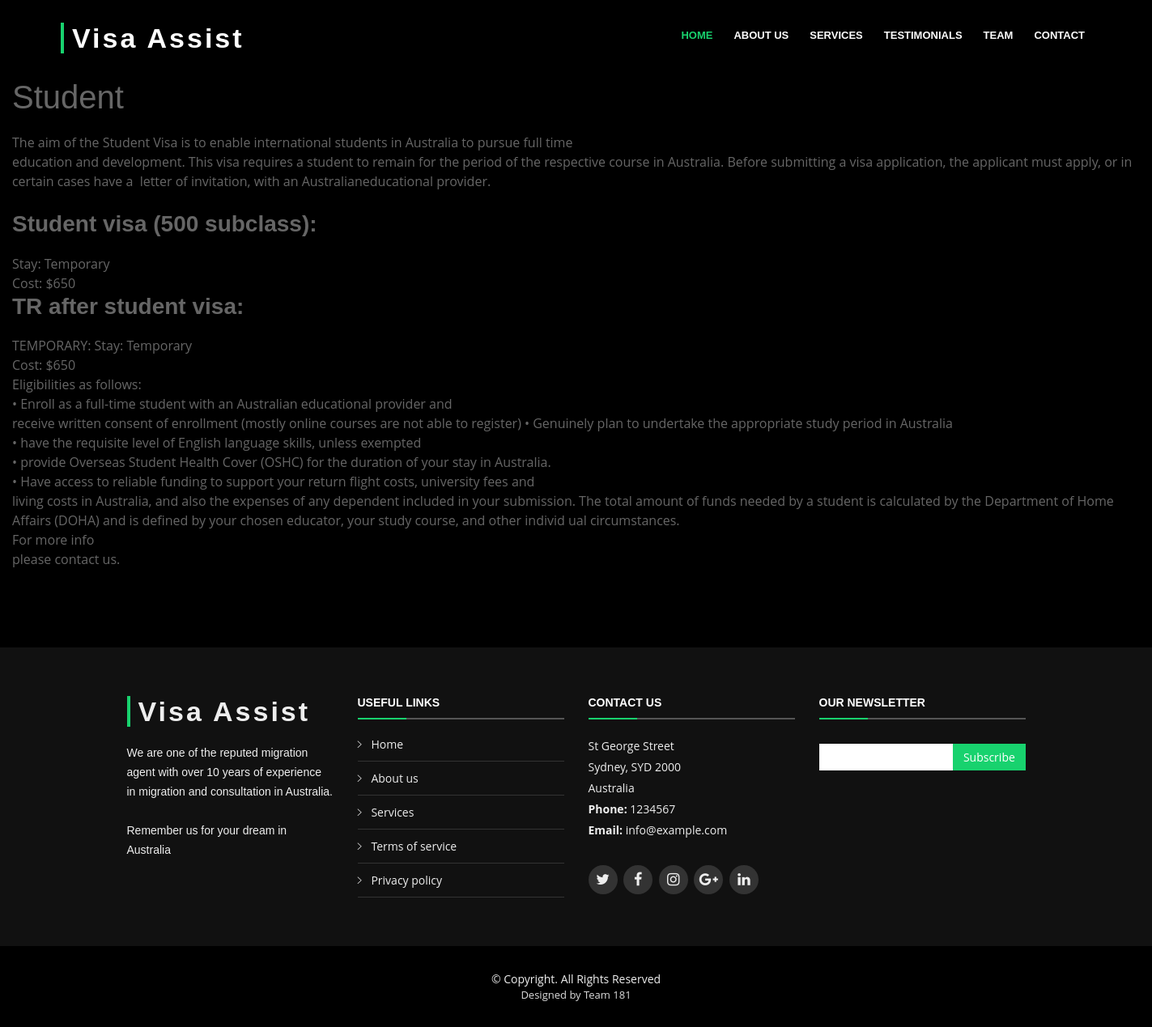
/form.php?category_id=1, run on the app's committed database.
### tables this page shows
CREATE TABLE `categories` (
  `id` int(11) NOT NULL,
  `name` varchar(255) NOT NULL,
  `descriptions` text NOT NULL,
  `eligible_min_points` int(11) NOT NULL,
  `status` tinyint(4) NOT NULL DEFAULT 1,
  `shortDescription` varchar(255) DEFAULT NULL
);

### classes/Database.php (called while the page is built, shortened)
<?php
class Database
{
    public function __construct()
    {
        $servername = "localhost";
        $username = "root";
        $password = "";
        try
        {
            $this->connection = new PDO("mysql:host=$servername;dbname=project1", $username, $password);
        }
        catch (PDOException $e)
        {
            echo "Connection failed: " . $e->getMessage();
        }
    }
}
?>

### classes/Category.php (called while the page is built, shortened)
<?php
class Category extends Database
{
    function getCategoryById($id)
    {
        $sql = "SELECT * FROM categories WHERE id=$id";
        $statement = $this->connection->query($sql);
        $categorie = $statement->fetch();
        return $categorie;
    }
}

### form.php (the view, shortened to what this page needs)
<?php
require_once "classes/Database.php";
require_once "classes/Category.php";
$categoryObj = new Category();
?>
<!DOCTYPE html>
<html lang="en">
<head>
    <link href="assets/script/bootstrap/css/bootstrap.min.css" rel="stylesheet">
    <link href="assets/script/font-awesome/css/font-awesome.min.css" rel="stylesheet">
    <link href="assets/script/ionicons/css/ionicons.min.css" rel="stylesheet">
    <link href="assets/script/animate.css/animate.min.css" rel="stylesheet">
    <link href="assets/script/venobox/venobox.css" rel="stylesheet">
    <link href="assets/script/owl.carousel/assets/owl.carousel.min.css" rel="stylesheet">
    <link href="assets/css/style.css" rel="stylesheet">
</head>
<?php require_once 'includes/header.php'?>
<body>
    <section id="intro">
    <div class="intro-container">
        <div class="container-fluid">
<?php
if(isset($_GET['category_id']) && $_GET['category_id'] > 0)
{
    $categoryId =   (int) $_GET['category_id'];
    $category = $categoryObj->getCategoryById($categoryId);
    ?>
    <br ><br ><br ><br >
            <h1>  <?php echo $category['name']?></h1>
            <?php echo $category['descriptions']?>
    <br ><br ><br ><br >
    <?php
}
?>
    </div>
    </section>
<?php require_once 'includes/footer.php'?>
</body>
</html>

### includes/header.php
<header id="header">
    <div class="container-fluid">
        <div id="logo" class="pull-left">
            <h1><a href="index.php" class="scrollto">Visa Assist</a></h1>
        </div>
        <nav id="nav-menu-container">
            <ul class="nav-menu">
                <li class="menu-active"><a href="index.php">Home</a></li>
                <li><a href="about.php">About Us</a></li>
                <li><a href="index.php">Services</a></li>
                <li><a href="testimonials.php">Testimonials</a></li>
                <li><a href="team.php">Team</a></li>
                <li><a href="contact.php">Contact</a></li>
            </ul>
        </nav>
    </div>
</header>

### includes/footer.php (shortened to what this page needs)
<?php
require_once "classes/Database.php";
require_once "classes/Category.php";
?>
<footer id="footer">
    <div class="footer-top">
        <div class="container">
            <div class="row">
                <div class="col-lg-3 col-md-6 footer-info">
                    <h3>Visa Assist</h3>
                    <p>We are one of the reputed migration agent with over 10 years of experience in migration and consultation in Australia.<br><br>Remember us for your dream in Australia</p>
                </div>
                <div class="col-lg-3 col-md-6 footer-links">
                    <h4>Useful Links</h4>
                    <ul>
                        <li><i class="ion-ios-arrow-right"></i> <a href="index.php">Home</a></li>
                        <li><i class="ion-ios-arrow-right"></i> <a href="about.php">About us</a></li>
                        <li><i class="ion-ios-arrow-right"></i> <a href="#">Services</a></li>
                        <li><i class="ion-ios-arrow-right"></i> <a href="#">Terms of service</a></li>
                        <li><i class="ion-ios-arrow-right"></i> <a href="#">Privacy policy</a></li>
                    </ul>
                </div>
                <div class="col-lg-3 col-md-6 footer-contact">
                    <h4>Contact Us</h4>
                    <p>
                        St George Street<br>
                        Sydney, SYD 2000<br>
                        Australia <br>
                        <strong>Phone:</strong> 1234567<br>
                        <strong>Email:</strong> info@example.com<br>
                    </p>
                    <div class="social-links">
                        <a href="#" class="twitter"><i class="fa fa-twitter"></i></a>
                        <a href="#" class="facebook"><i class="fa fa-facebook"></i></a>
                        <a href="#" class="instagram"><i class="fa fa-instagram"></i></a>
                        <a href="#" class="google-plus"><i class="fa fa-google-plus"></i></a>
                        <a href="#" class="linkedin"><i class="fa fa-linkedin"></i></a>
                    </div>
                </div>
                <div class="col-lg-3 col-md-6 footer-newsletter">
                    <h4>Our Newsletter</h4>
                    <form action="forms/subscription.php" method="post">
                        <input type="email" name="email"><input type="submit" value="Subscribe" class="options">
                    </form>
                </div>
            </div>
        </div>
        </div>
        <div class="container">
            <div class="copyright">
                &copy; Copyright. All Rights Reserved
            </div>
            <div class="credits">
                Designed by Team 181
            </div>
        </div>
</footer>

### assets/css/style.css (style rules this page uses)
body { background: #fff; color: #666666; font-family: "Open Sans", sans-serif; }
a { color: #18d26e; transition: 0.5s; }
p { padding: 0; margin: 0 0 30px 0; }
h1, h2, h3, h4, h5, h6 { font-family: "Montserrat", sans-serif; font-weight: 400; margin: 0 0 20px 0; padding: 0; }
#header { padding: 30px 0; height: 92px; position: fixed; left: 0; top: 0; right: 0; transition: all 0.5s; z-index: 997; }
#header #logo { float: left; }
@media (min-width: 1024px) { #header #logo { padding-left: 60px; } }
#header #logo h1 { font-size: 34px; margin: 0; padding: 0; line-height: 1; font-family: "Montserrat", sans-serif; font-weight: 700; letter-spacing: 3px; }
#header #logo h1 a, #header #logo h1 a:hover { color: #fff; padding-left: 10px; border-left: 4px solid #18d26e; }
#intro { display: table; width: 100%; height: 100vh; background: #000; }
.nav-menu, .nav-menu * { margin: 0; padding: 0; list-style: none; }
.nav-menu li { position: relative; white-space: nowrap; }
.nav-menu > li { float: left; }
#nav-menu-container { float: right; margin: 0; }
@media (min-width: 1024px) { #nav-menu-container { padding-right: 60px; } }
.nav-menu a { padding: 0 8px 10px 8px; text-decoration: none; display: inline-block; color: #fff; font-family: "Montserrat", sans-serif; font-weight: 700; font-size: 13px; text-transform: uppercase; outline: none; }
.nav-menu li:hover > a, .nav-menu > .menu-active > a { color: #18d26e; }
.nav-menu > li { margin-left: 10px; }
#mobile-nav { position: fixed; top: 0; padding-top: 18px; bottom: 0; z-index: 998; background: rgba(0, 0, 0, 0.8); left: -260px; width: 260px; overflow-y: auto; transition: 0.4s; }
#mobile-nav ul { padding: 0; margin: 0; list-style: none; }
#mobile-nav ul li { position: relative; }
#mobile-nav ul li a { color: #fff; font-size: 13px; text-transform: uppercase; overflow: hidden; padding: 10px 22px 10px 15px; position: relative; text-decoration: none; width: 100%; display: block; outline: none; font-weight: 700; font-family: "Montserrat", sans-serif; }
#mobile-nav ul li.menu-active a { color: #18d26e; }
#footer { background: #000; padding: 0 0 30px 0; color: #eee; font-size: 14px; }
#footer .footer-top { background: #111; padding: 60px 0 30px 0; }
#footer .footer-top .footer-info { margin-bottom: 30px; }
#footer .footer-top .footer-info h3 { font-size: 34px; margin: 0 0 20px 0; padding: 2px 0 2px 10px; line-height: 1; font-family: "Montserrat", sans-serif; font-weight: 700; letter-spacing: 3px; border-left: 4px solid #18d26e; }
#footer .footer-top .footer-info p { font-size: 14px; line-height: 24px; margin-bottom: 0; font-family: "Montserrat", sans-serif; color: #eee; }
#footer .footer-top .social-links a { font-size: 18px; display: inline-block; background: #333; color: #eee; line-height: 1; padding: 8px 0; margin-right: 4px; border-radius: 50%; text-align: center; width: 36px; height: 36px; transition: 0.3s; }
#footer .footer-top h4 { font-size: 14px; font-weight: bold; color: #fff; text-transform: uppercase; position: relative; padding-bottom: 12px; }
#footer .footer-top h4::before, #footer .footer-top h4::after { content: ''; position: absolute; left: 0; bottom: 0; height: 2px; }
#footer .footer-top h4::before { right: 0; background: #555; }
#footer .footer-top h4::after { background: #18d26e; width: 60px; }
#footer .footer-top .footer-links { margin-bottom: 30px; }
#footer .footer-top .footer-links ul { list-style: none; padding: 0; margin: 0; }
#footer .footer-top .footer-links ul i { padding-right: 8px; color: #ddd; }
#footer .footer-top .footer-links ul li { border-bottom: 1px solid #333; padding: 10px 0; }
#footer .footer-top .footer-links ul li:first-child { padding-top: 0; }
#footer .footer-top .footer-links ul a { color: #eee; }
#footer .footer-top .footer-contact { margin-bottom: 30px; }
#footer .footer-top .footer-contact p { line-height: 26px; }
#footer .footer-top .footer-newsletter { margin-bottom: 30px; }
#footer .footer-top .footer-newsletter input[type="email"] { border: 0; padding: 6px 8px; width: 65%; }
#footer .footer-top .footer-newsletter input[type="submit"] { background: #18d26e; border: 0; width: 35%; padding: 6px 0; text-align: center; color: #fff; transition: 0.3s; cursor: pointer; }
#footer .copyright { text-align: center; padding-top: 30px; }
#footer .credits { text-align: center; font-size: 13px; color: #ddd; }

### data on the page
categories: name "Student", descriptions "The aim of the Student Visa is to enable international students in Australia to pursue full time education and development. This visa requires a student to remain for the period of the respective course in Australia. Before submitting a visa application, the applicant must apply, or in certain cases have a letter of invitation, with an Australianeducational provider. Student visa (500 subclass): Stay: Temporary Cost: $650 TR after student visa: TEMPORARY: Stay: Temporary Cost: $650 Eligibilities as follows: • Enroll as a full-time student with an Australian educational provider and receive written consent of enrollment (mostly online courses are not able to register) • Genuinely plan to…"
